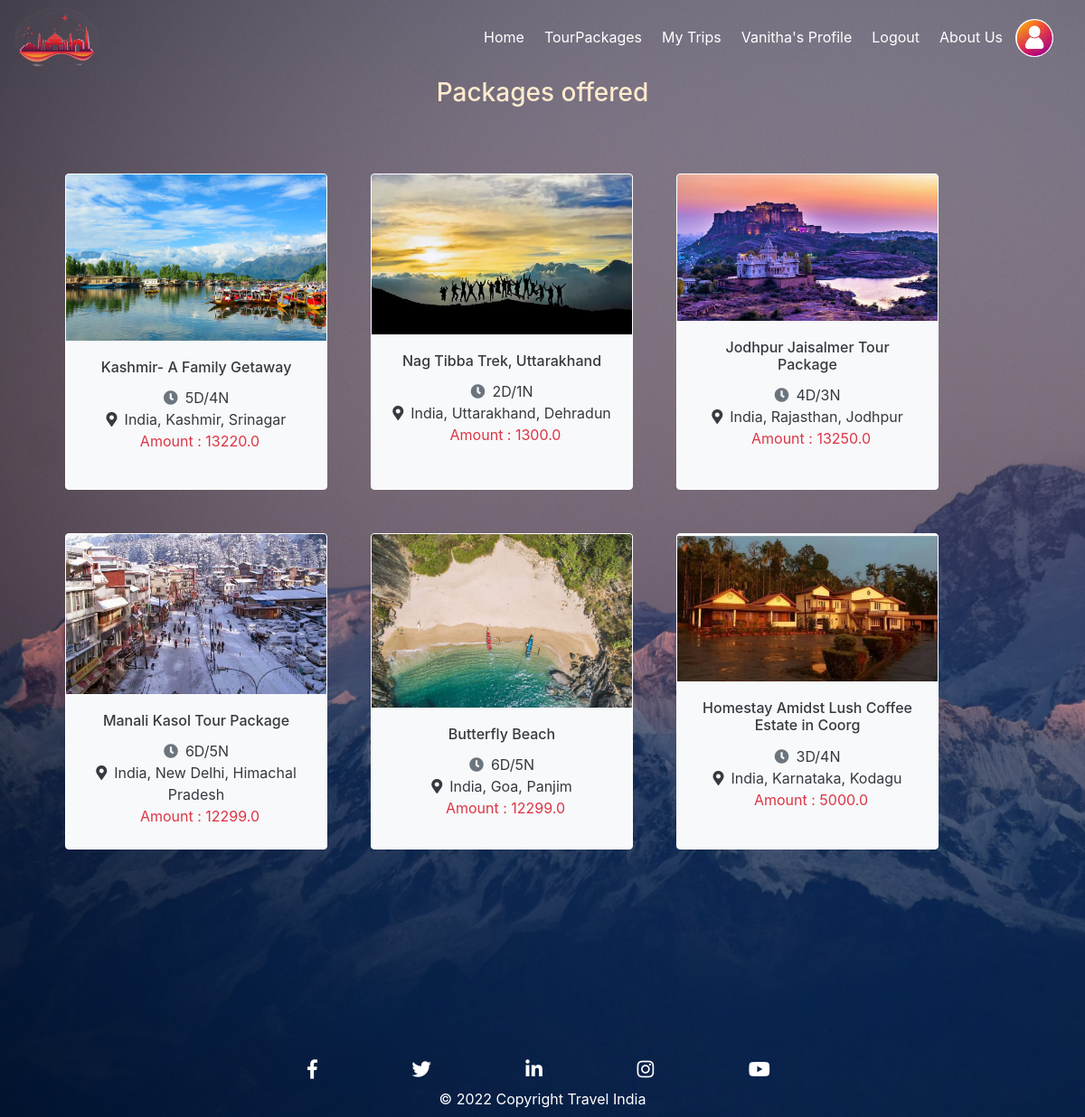
The page /package_list/ (signed in) on the database its author committed.
### TourPackages/models.py (models this page shows, shortened)
class Packages(models.Model):
    PlaceImage1 = models.ImageField(default = "DPlace.jpg", upload_to = 'Places/')
    PlaceImage2 = models.ImageField(default = "DPlace.jpg", upload_to = 'Places/')
    PlaceImage3 = models.ImageField(default = "DPlace.jpg", upload_to = 'Places/')
    PlaceName = models.CharField(max_length=100, default=None, null=True)
    Country = models.CharField(max_length=100, default=None, null=True)
    State = models.CharField(max_length=100, default=None, null=True)
    City = models.CharField(max_length=100, default=None, null=True)
    PlaceDescription = models.TextField(default=None, null=True)
    no_Days = models.CharField(max_length=10, default=None, null=True)
    Amount = models.FloatField(max_length=10, default=None, null=True)
    stayDetails = models.TextField(default=None, null=True)
    Activities = models.TextField(default=None, null=True)
    Startpoint = models.CharField(max_length=50, default=None, null=True )
    Endpoint = models.CharField(max_length=50, default=None, null=True)
    Exclusions = models.TextField(default=None, null=True)
    Season = models.CharField(max_length=50, default=None, null=True, choices=Seasons)

### TourPackages/views.py (the view)
# urls.py: re_path(r'^packages_season/(?P<season>[\w-]+)', views.package_list.as_view(), name='Package_URL'),
class package_list(ListView):
    model = Packages
    template_name = 'TourPackages/package_list.html'
    context_object_name = 'packag'
    def get_queryset(self):
        if 'season' in self.kwargs.keys():
            pack = Packages.objects.filter(Season=self.kwargs['season'])
        else:
            pack = Packages.objects.all()
        return pack

### TourPackages/templates/TourPackages/package_list.html (shortened to what this page needs)
{% extends 'TourPackages/Base.html' %}
{% block content %}
    <h3 style="text-align: center; color: blanchedalmond;">Packages offered</h3>
    <div class="row m-5">
        {% for pack in packag %}
        <div class="div1 bg-light rounded m-4" style=" width: 290px; height: 350px;" >
        <a class="text-dark" href="{% url 'Package_details_URL' pack.id %}" style="text-decoration: none;">
            <img class="card-img-top" src="{{ pack.PlaceImage1.url }}" alt="Bologna">
            <div class="card-body text-center">
              <h6 class="card-title">{{ pack.PlaceName }}</h6>
              <span><i class="fas fa-clock text-muted mr-2"></i>{{ pack.no_Days }}</span><br>
              <span><i class="fa fa-map-marker-alt mr-2"></i>{{ pack.Country }}, {{ pack.State }}, {{ pack.City }}</span> <br>
              <span class="text-danger">Amount : {{ pack.Amount }}</span>
            </div>
        </a>
          </div>
        {% empty %}
        <h5 class='text-white pt-2 ml-4'>
            No Data Present.
        </h5>
        {% endfor %}
    </div>
{% endblock content %}

### TourPackages/templates/TourPackages/Base.html (shortened to what this page needs)
<!DOCTYPE html>
<html>
<head>
  <link rel="stylesheet" href="https://maxcdn.bootstrapcdn.com/bootstrap/4.4.1/css/bootstrap.min.css">
  <link rel="stylesheet" href="https://use.fontawesome.com/releases/v5.7.0/css/all.css">
</head>
</head>
<body onload="loadfunction()" style="background:#fff url('/media/banner2.jpg') no-repeat; background-size: cover; position: relative;">
	<nav class="navbar navbar-expand-lg navbar-dark ">
        <a class="" href="{% url 'Home_URL' %}"><img class="rounded-circle" src="/media/logo2.png" style="height: 70px;"></a>
        <div id="navbarNavDropdown" class="navbar navbar-collapse collapse">
            <ul class="navbar-nav">
                  <li class="nav-item">
                      <a class="navhead rounded nav-link text-white" href="{% url 'Home_URL' %}">Home</a>
                  </li>
                  {% if user.is_authenticated %}
                      <li class="nav-item">
                        <a class="navhead rounded nav-link text-white" href="{% url 'Package_URL' %}">TourPackages</a>
                      </li>
                      <li class="nav-item">
                        <a class="navhead rounded nav-link text-white" href="{% url 'MyTrip_URL' %}">My Trips</a>
                      </li>
                      <li class="nav-item">
                        <a class="navhead rounded nav-link text-white" href="{% url 'Profile_URL' %}">{{ user.first_name }}'s Profile</a>
                      </li>
                    <li class="nav-item">
                    <a class="navhead rounded nav-link text-white" href="{% url 'Logout_URL' %}">Logout</a>
                    </li>
                  {% endif %}
                  <li class="nav-item">
                      <a class="navhead rounded nav-link text-white" href="{% url 'AboutUs_URL' %}">About Us</a>
                  </li>
                  <li class="nav-item">
                      <a  href="{% url 'admin:index' %}" >
                       <img src="/media/User_logo.jpg" class = "rounded-circle" style="width:42px;height:42px;border:0;">
                      </a>
                  </li>
    			</ul>
    	</div>
	</nav>
          {% block content %}{% endblock %}
<footer class="page-footer font-small cyan darken-3 text-white" style="margin-top: 200px;">
  <div class="container">
    <div class="row">
        <div class="mt-2" style="align-content: center; margin-left: 260px;">
          <a class="footer_icons" target="_blank" href ="https://www.facebook.com/Meta/"><i class="fab fa-facebook-f fa-lg"></i></a>
          <a class="footer_icons" target="_blank" href ="https://mobile.twitter.com/explore"><i class="fab fa-twitter fa-lg "></i></a>
          <a class="footer_icons" target="_blank" href ="https://in.linkedin.com/"><i class="fab fa-linkedin-in fa-lg "></i></a>
          <a class="footer_icons" target="_blank" href ="https://www.instagram.com/instagram/?hl=en"><i class="fab fa-instagram fa-lg "></i></a>
          <a class="footer_icons" target="_blank" href ="https://www.youtube.com/" ><i class="fab fa-youtube fa-lg white-text "> </i></a>
        </div>
    </div>
  </div>
  <div class="footer-copyright text-center py-2" style="width: 100%;">
    © 2022 Copyright Travel India
  </div>
</footer>
</body>
</html>

### TourPackages/templates/TourPackages/Base.html (style rules this page uses)
.footer_icons { margin: 20px; padding: 30px; text-decoration: none; color: white; }
.navbar ul li { margin: 3px; }
.navbar ul li::after { content: ''; width: 0%; height: 2px; background: white; display: block; margin: auto; transition: 0.5s; }

### TourPackages/templates/TourPackages/package_list.html (style rules this page uses)
.div1 { opacity:1.0; border : 0.1px solid white; width: 400px; backdrop-filter: blur(7px); margin-left: 30px; }

### rows shown on the page
Packages: PlaceImage1 (picture), PlaceName "Kashmir- A Family Getaway", no_Days "5D/4N", Country "India", State "Kashmir", City "Srinagar", Amount "13220.0"
Packages: PlaceImage1 (picture), PlaceName "Nag Tibba Trek, Uttarakhand", no_Days "2D/1N", Country "India", State "Uttarakhand", City "Dehradun", Amount "1300.0"
Packages: PlaceImage1 (picture), PlaceName "Jodhpur Jaisalmer Tour Package", no_Days "4D/3N", Country "India", State "Rajasthan", City "Jodhpur", Amount "13250.0"
Packages: PlaceImage1 (picture), PlaceName "Manali Kasol Tour Package", no_Days "6D/5N", Country "India", State "New Delhi", City "Himachal Pradesh", Amount "12299.0"
Packages: PlaceImage1 (picture), PlaceName "Butterfly Beach", no_Days "6D/5N", Country "India", State "Goa", City "Panjim", Amount "12299.0"
Packages: PlaceImage1 (picture), PlaceName "Homestay Amidst Lush Coffee Estate in Coorg", no_Days "3D/4N", Country "India", State "Karnataka", City "Kodagu", Amount "5000.0"

### other values the page prints
{{ user.first_name }} "Vanitha"
